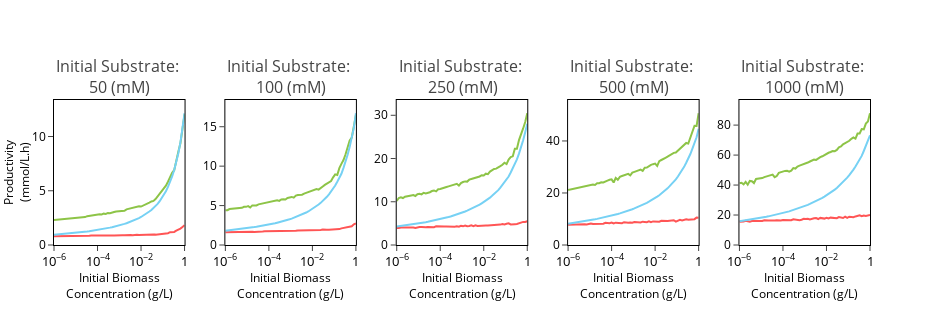

The notebook cell this image was saved under:
### Code cell
xaxis_titles = ['Productivity<br>(mmol/L.h)']
for j,metric in enumerate(['productivity']):
    titles = ["Initial Substrate: <br>"+str(sub_conc)+" (mM)" for sub_conc in pecaso_dict.keys()]
    fig = subplots.make_subplots(rows=1, cols=5, subplot_titles=titles,print_grid=False, horizontal_spacing=0.05)
    for i,sub_conc in enumerate(pecaso_dict.keys()):

        fig.add_trace(go.Scatter(x=pecaso_dict[sub_conc]['initial_biomass'], 
                                 y=pecaso_dict[sub_conc]['ts_best'][metric],
                                 name='Optimized Two Stage',
                                 legendgroup='ts_best', line={'color': '#8DC447'},
                                 showlegend=False), row=1, col=i+1)
        fig.add_trace(go.Scatter(x=pecaso_dict[sub_conc]['initial_biomass'], 
                                 y=pecaso_dict[sub_conc]['ts_sub'][metric],
                                 name='Traditional Two Stage',
                                 legendgroup='ts_sub', line={'color': '#FF5555'},
                                 showlegend=False), row=1, col=i+1)
        fig.add_trace(go.Scatter(x=pecaso_dict[sub_conc]['initial_biomass'], 
                                 y=pecaso_dict[sub_conc]['os_best'][metric],
                                 name='Best One Stage',
                                 legendgroup='os_best', line={'color': '#76D1F4'},
                                 showlegend=False), row=1, col=i+1)
        fig.update_yaxes(range=(0,1.1*max(max(pecaso_dict[sub_conc]['ts_best'][metric]),
                                          max(pecaso_dict[sub_conc]['os_best'][metric]),
                                          max(pecaso_dict[sub_conc]['ts_sub'][metric]))),row=1, col=i+1)
        if i==0:
            fig.update_yaxes(showline=True, linewidth=1, linecolor='black', mirror=True, zeroline=False,
                             title_text=xaxis_titles[j],
                             title_font=dict(size=12, color='black'),
                             title_standoff=0,
                             automargin=True, row=1, col=i+1)

    fig.update_xaxes(showline=True, linewidth=1, linecolor='black', mirror=True, zeroline=False,
                     title_text='Initial Biomass<br>Concentration (g/L)',
                     title_font=dict(size=12, color='black'),
                     tickfont=dict(size=10, color='black'),
                     title_standoff=0, showexponent='all',exponentformat='power',
                     range=(-6,0),
                     automargin=False,
                     ticks='outside',
                     type='log',
                     nticks=5,
                     showgrid=False)
    fig.update_yaxes(showline=True, linewidth=1, linecolor='black', mirror=True, zeroline=False,
                     tickangle=0,
                     ticks='outside',
                     tickfont=dict(size=12, color='black'),
                     showgrid=False)
    fig.update_layout(width=950,
                      height=325,
                      margin={'l':8})
    #fig.update_annotations(dict(font=dict(size=16, color='black')))

    plot(fig)
if not os.path.exists('images'):
    os.mkdir('images')
#pio.write_image(fig, 'images/biomass_sensitivity_objB.svg')
